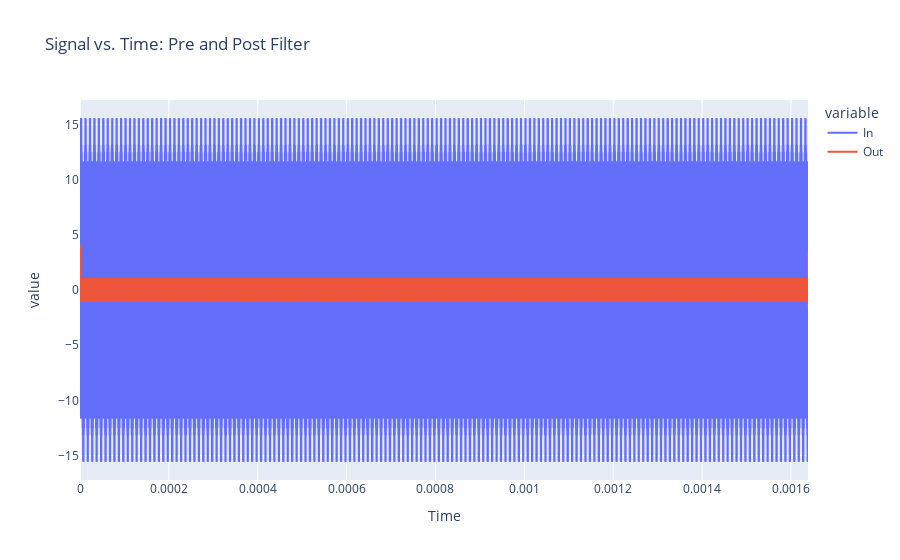

Notebook source saved alongside this figure:
### Code cell
lines = open("C:/Users/nkgoe/test_output.log", 'r').readlines()
test_starts = [l_no for l_no, line in enumerate(lines) if "Sample,In,Out" in line]
test_ends = [l_no for l_no, line in enumerate(lines) if "Finished!" in line]
test_start=test_starts[-1]
test_end=test_ends[-1]
data=pd.read_csv(StringIO("".join(lines[test_start:test_end])))
data["Time"] = data.Sample/10000000
data.plot(x="Time", y=["In", "Out"], title="Signal vs. Time: Pre and Post Filter")

### Figure 1 — Plotly figure (JSON) as saved in the notebook; plotly's stock layout.template omitted (floating-point values rounded to 4 significant figures; data arrays with more than 128 entries replaced by an {"elided": "..."} marker saying what was removed)
{"data": [{"hovertemplate": "variable=In<br>Time=%{x}<br>value=%{y}<extra></extra>", "legendgroup": "In", "line": {"color": "#636efa", "dash": "solid"}, "marker": {"symbol": "circle"}, "mode": "lines", "name": "In", "showlegend": true, "type": "scattergl", "x": {"elided": "16384 float values"}, "xaxis": "x", "y": {"elided": "16384 float values"}, "yaxis": "y"}, {"hovertemplate": "variable=Out<br>Time=%{x}<br>value=%{y}<extra></extra>", "legendgroup": "Out", "line": {"color": "#EF553B", "dash": "solid"}, "marker": {"symbol": "circle"}, "mode": "lines", "name": "Out", "showlegend": true, "type": "scattergl", "x": {"elided": "16384 float values"}, "xaxis": "x", "y": {"elided": "16384 float values"}, "yaxis": "y"}], "layout": {"legend": {"title": {"text": "variable"}, "tracegroupgap": 0}, "title": {"text": "Signal vs. Time: Pre and Post Filter"}, "xaxis": {"anchor": "y", "domain": [0, 1], "title": {"text": "Time"}}, "yaxis": {"anchor": "x", "domain": [0, 1], "title": {"text": "value"}}}}
